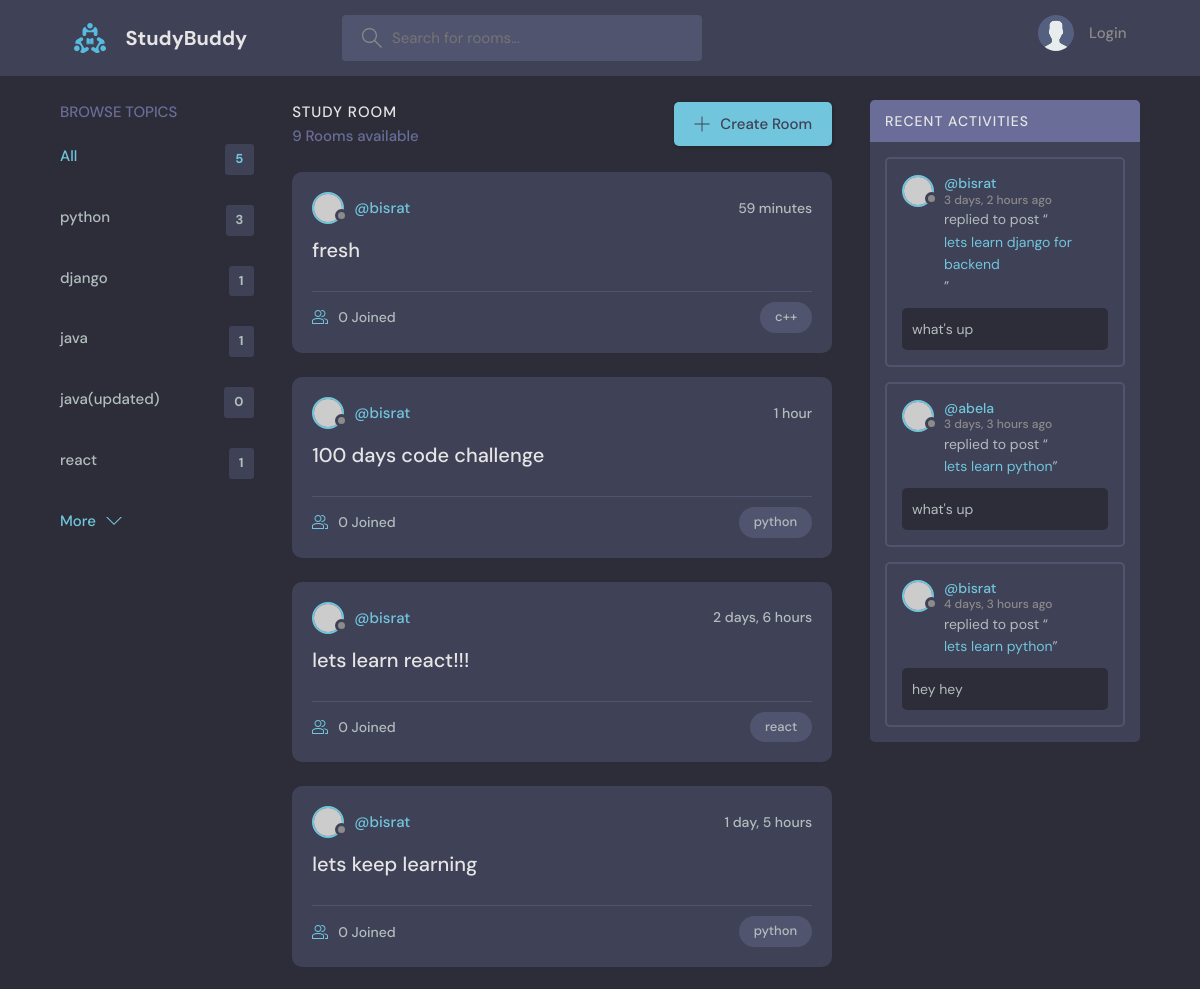
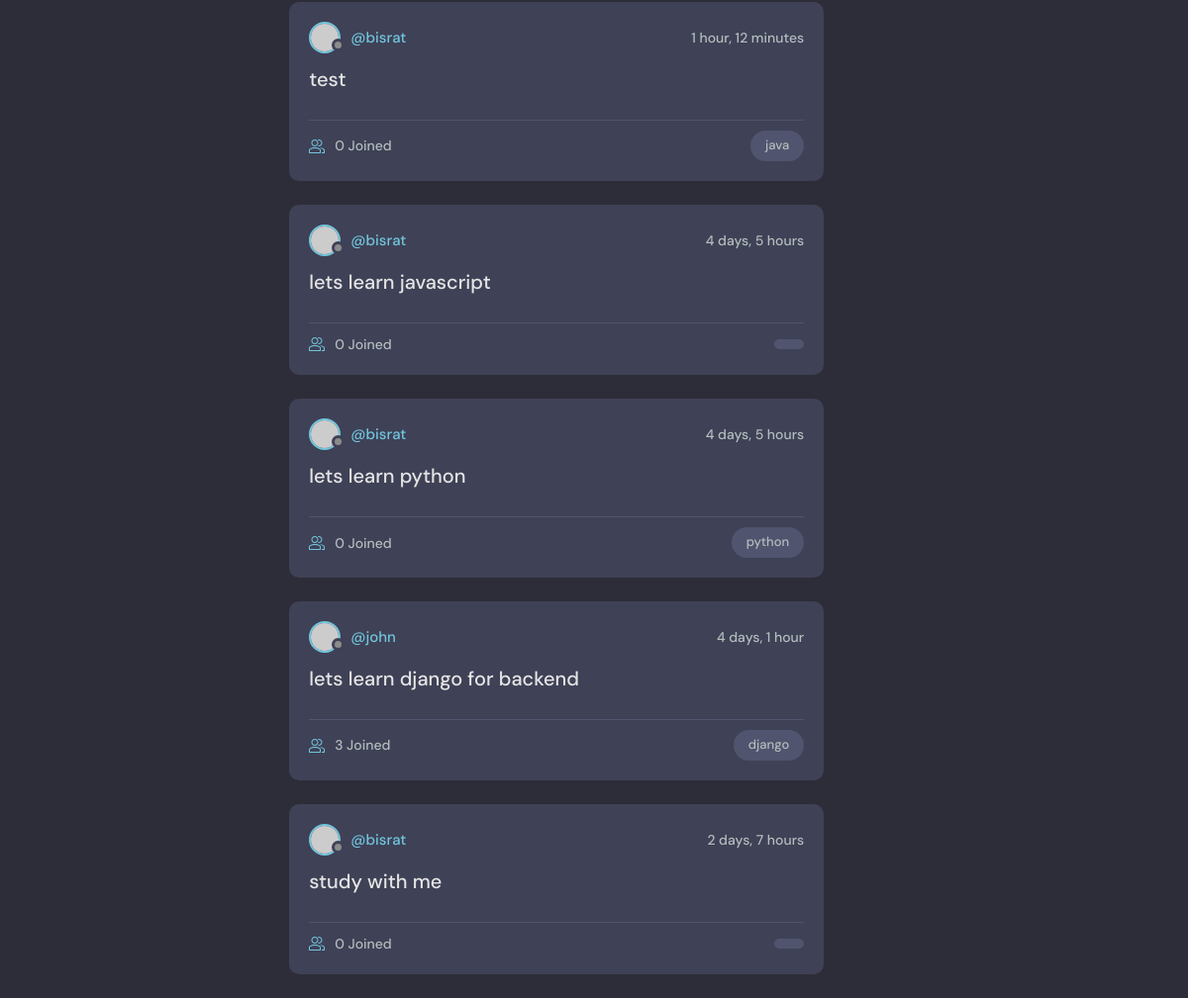
The page / on the database its author committed (2 pictures, top to bottom).
### base/models.py (models this page shows, shortened)
class Topic(models.Model):
    name = models.CharField(max_length=200)
    updated = models.DateTimeField(auto_now=True)
    created = models.DateTimeField(auto_now_add=True)

class Room(models.Model):
    host = models.ForeignKey(User, on_delete=models.SET_NULL, null=True)
    topic = models.ForeignKey(Topic, on_delete=models.SET_NULL, null=True)
    name = models.CharField(max_length=200)
    description = models.TextField(null=True, blank=True)
    participants = models.ManyToManyField(User, related_name='participants' , blank=True)
    updated = models.DateTimeField(auto_now=True)
    created = models.DateTimeField(auto_now_add=True)
    class Meta:
        ordering = ['-updated', '-created']
    def __str__(self):
        return self.name

class Message(models.Model):
    user = models.ForeignKey(User, on_delete=models.CASCADE)
    room = models.ForeignKey(Room, on_delete=models.CASCADE)
    body = models.TextField()
    updated = models.DateTimeField(auto_now=True)
    created = models.DateTimeField(auto_now_add=True)
    class Meta:
        ordering = ['-updated', '-created']

### base/views.py (the view)
# urls.py: path('', views.Home , name='home'),
def Home(request):
    if request.GET.get('q') != None:
        q = request.GET.get('q')
    else:
        q = ''
    rooms = Room.objects.filter(
        Q(topic__name__icontains=q) |
        Q(name__icontains=q) |
        Q(description__icontains=q)
    )
    topics = Topic.objects.all()[0:5]
    room_count = rooms.count()
    room_messages = Message.objects.filter(Q(room__topic__name__icontains=q))
    context = {"rooms" : rooms , "topics" : topics , "room_count" : room_count , "room_messages" : room_messages}
    return render(request, 'base/home.html' , context)

### base/templates/base/home.html (shortened to what this page needs)
{% extends 'main.html' %}
{% block content %}
    <main class="layout layout--3">
      <div class="container">
        {% include 'base/topics_component.html' %}
        <div class="roomList">
          <div class="roomList__header">
            <div>
              <h2>Study Room</h2>
              <p>{{room_count}} Rooms available</p>
            </div>
            <a class="btn btn--main" href="{% url 'create-room' %}">
              <svg version="1.1" xmlns="http://www.w3.org/2000/svg" width="32" height="32" viewBox="0 0 32 32">
                <title>add</title>
                <path
                  d="M16.943 0.943h-1.885v14.115h-14.115v1.885h14.115v14.115h1.885v-14.115h14.115v-1.885h-14.115v-14.115z"
                ></path>
              </svg>
              Create Room
            </a>
          </div>
          {% include 'base/feed_component.html' %}
        </div>
        {% include 'base/activity_component.html' %}
      </div>
    </main>
{% endblock content %}

### base/templates/base/topics_component.html
<div class="topics">
    <div class="topics__header">
      <h2>Browse Topics</h2>
    </div>
    <ul class="topics__list">
      <li>
        <a href="{% url 'home' %}" class="active">All <span>{{topics.count}}</span></a>
      </li>
      {% for topic in topics %}
      <li>
        <a href="{% url 'home' %}?q={{topic.name}}">{{topic.name}} <span>{{topic.room_set.all.count}}</span></a>
      </li>
      {% endfor %}
    </ul>
    <a class="btn btn--link" href="{% url 'topics' %}">
      More
      <svg version="1.1" xmlns="http://www.w3.org/2000/svg" width="32" height="32" viewBox="0 0 32 32">
        <title>chevron-down</title>
        <path d="M16 21l-13-13h-3l16 16 16-16h-3l-13 13z"></path>
      </svg>
    </a>
  </div>

### base/templates/base/feed_component.html (shortened to what this page needs)
{% for room in rooms  %}
    <div class="roomListRoom">
        <div class="roomListRoom__header">
        <a href="{% url 'user-profile' room.host.id %}" class="roomListRoom__author">
            <div class="avatar avatar--small">
            <img src="https://randomuser.me/api/portraits/women/11.jpg" />
            </div>
            <span>@{{room.host.username}}</span>
        </a>
        <div class="roomListRoom__actions">
            <span>{{room.created|timesince}}</span>
        </div>
        </div>
        <div class="roomListRoom__content">
        <a href="{% url 'room' room.id %}">{{room.name}}</a>
        </div>
        <div class="roomListRoom__meta">
        <a href="{% url 'room' room.id %}" class="roomListRoom__joined">
            {{room.participants.all.count}} Joined
        </a>
        <p class="roomListRoom__topic">{{room.topic.name}}</p>
        </div>
    </div>
{% endfor %}

### base/templates/base/activity_component.html (shortened to what this page needs)
<div class="activities">
    <div class="activities__header">
      <h2>Recent Activities</h2>
    </div>
    {% for message in room_messages %}
    <div class="activities__box">
      <div class="activities__boxHeader roomListRoom__header">
        <a href="{% url 'user-profile' message.user.id %}" class="roomListRoom__author">
          <div class="avatar avatar--small">
            <img src="https://randomuser.me/api/portraits/women/11.jpg" />
          </div>
          <p>
            @{{message.user}}
            <span>{{message.created|timesince}} ago</span>
          </p>
        </a>
      </div>
      <div class="activities__boxContent">
        <p>replied to post “<a href="{% url 'room' message.room.id %}">{{message.room}}</a>”</p>
        <div class="activities__boxRoomContent">
         {{message.body}}
        </div>
      </div>
    </div>
    {% endfor %}
  </div>

### rows shown on the page
Topic: name "python", room_set.all.count "3"
Topic: name "django", room_set.all.count "1"
Topic: name "java", room_set.all.count "1"
Topic: name "java(updated)", room_set.all.count "0"
Topic: name "react", room_set.all.count "1"
Room: host.username "bisrat", created "59 minutes", name "fresh", participants.all.count "0", topic.name "c++"
Room: host.username "bisrat", created "1 hour", name "100 days code challenge", participants.all.count "0", topic.name "python"
Room: host.username "bisrat", created "2 days, 6 hours", name "lets learn react!!!", participants.all.count "0", topic.name "react"
Room: host.username "bisrat", created "1 day, 5 hours", name "lets keep learning", participants.all.count "0", topic.name "python"
Room: host.username "bisrat", created "1 hour, 12 minutes", name "test", participants.all.count "0", topic.name "java"
Room: host.username "bisrat", created "4 days, 5 hours", name "lets learn javascript", participants.all.count "0"
Room: host.username "bisrat", created "4 days, 5 hours", name "lets learn python", participants.all.count "0", topic.name "python"
Room: host.username "john", created "4 days, 1 hour", name "lets learn django for backend", participants.all.count "3", topic.name "django"
Room: host.username "bisrat", created "2 days, 7 hours", name "study with me", participants.all.count "0"
Message: user "bisrat", created "3 days, 2 hours", room "lets learn django for backend", body "what's up"
Message: user "abela", created "3 days, 3 hours", room "lets learn python", body "what's up"
Message: user "bisrat", created "4 days, 3 hours", room "lets learn python", body "hey hey"

### other values the page prints
{{ topics.count }} "5"
{{ room_count }} "9"
